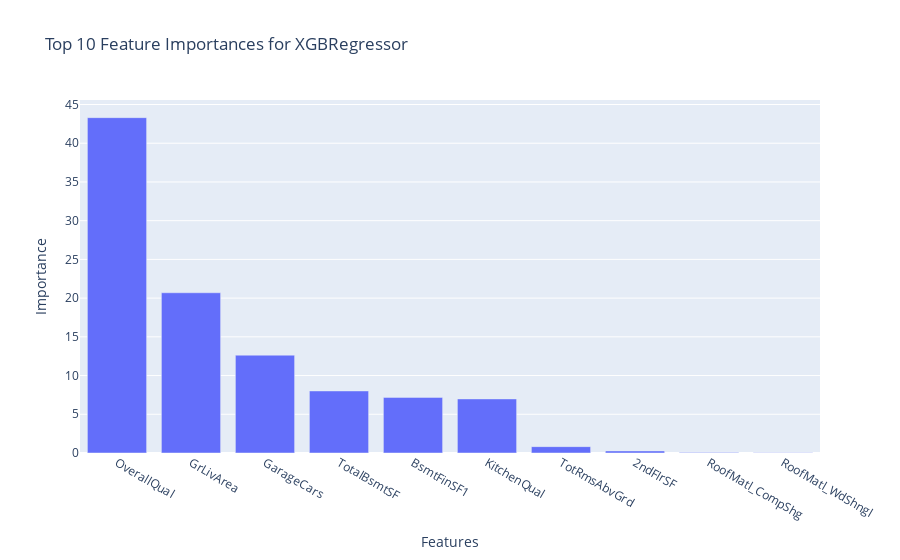

The notebook cell this image was saved under:
### Code cell
import plotly.express as px
cat_model_feature_importances = cat_model.feature_importances_
cat_importances = pd.DataFrame({
    'Feature': X_train.columns,
    'Importance': cat_model_feature_importances
}).sort_values(by='Importance', ascending=False)
cat_importances = cat_importances[cat_importances['Importance'] > 0].head(10)
fig = px.bar(cat_importances, x='Feature', y='Importance', 
             title='Top 10 Feature Importances for XGBRegressor',
             labels={'Feature': 'Features', 'Importance': 'Importance'})

fig.show()

### Figure 1 — Plotly figure (JSON) as saved in the notebook; plotly's stock layout.template omitted (floating-point values rounded to 4 significant figures)
{"data": [{"alignmentgroup": "True", "hovertemplate": "Features=%{x}<br>Importance=%{y}<extra></extra>", "legendgroup": "", "marker": {"color": "#636efa", "pattern": {"shape": ""}}, "name": "", "offsetgroup": "", "orientation": "v", "showlegend": false, "textposition": "auto", "type": "bar", "x": ["OverallQual", "GrLivArea", "GarageCars", "TotalBsmtSF", "BsmtFinSF1", "KitchenQual", "TotRmsAbvGrd", "2ndFlrSF", "RoofMatl_CompShg", "RoofMatl_WdShngl"], "xaxis": "x", "y": [43.3, 20.69, 12.63, 8.013, 7.181, 6.984, 0.8211, 0.2682, 0.07934, 0.0184], "yaxis": "y"}], "layout": {"autosize": true, "barmode": "relative", "legend": {"tracegroupgap": 0}, "title": {"text": "Top 10 Feature Importances for XGBRegressor"}, "xaxis": {"anchor": "y", "autorange": true, "domain": [0, 1], "range": [-0.5, 9.5], "title": {"text": "Features"}, "type": "category"}, "yaxis": {"anchor": "x", "autorange": true, "domain": [0, 1], "range": [0, 45.58], "title": {"text": "Importance"}, "type": "linear"}}}
